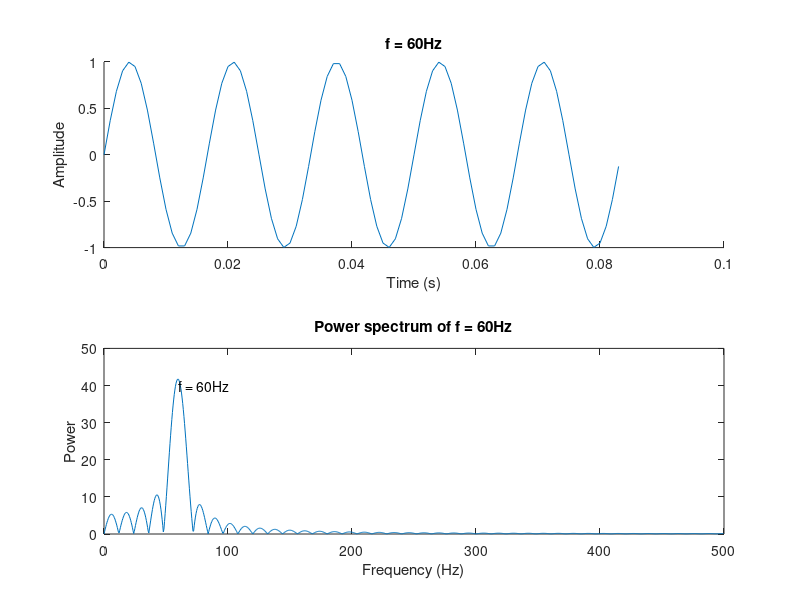
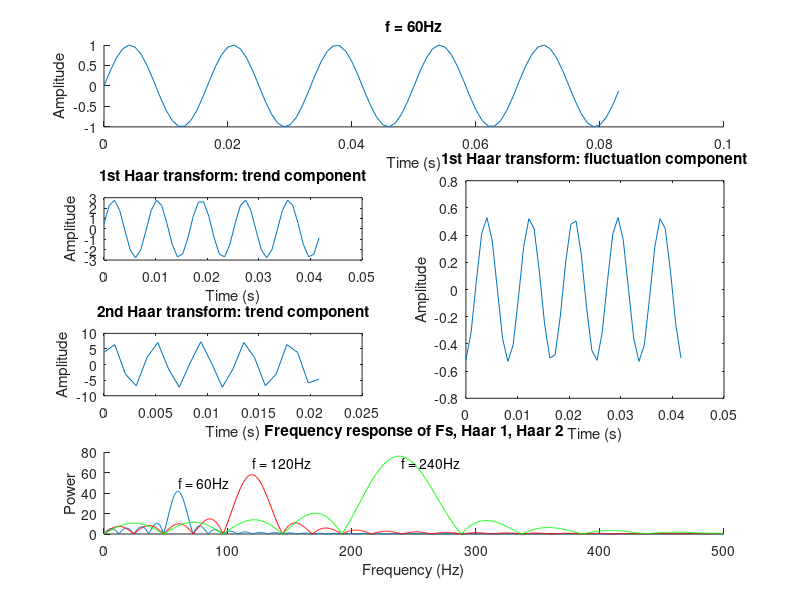

Write MATLAB code to recreate these figures, in order.
clear all;
close all;
clc;

Fs = 1000;         % Frecuencia de muestreo
f = 60;            % Onda seno de 5Hz
N = 5;
tmin = 0;
tmax = 1/f*N;
t = tmin:1/Fs:tmax;    % Vector de tiempo a 1 segundo
x = sin(2*pi*t*f); % Funcion
nfft = 2048;       % Tamano del FFT
X = fft(x, nfft);
X = X(1:nfft/2);
mx = abs(X);
ft = (0:nfft/2-1)*Fs/nfft;

% Haar transform
t2 = linspace(tmin,tmax/2,length(x)/2);
trend = linspace(tmin,tmax/2,length(x)/2);
j = 1;
for i=1:2:length(x)
  trend(j) = sqrt(2)*(x(i)+x(i+1)); % First iteration: Trend
  j = j+1;
end

TREND = fft(trend, nfft);
TREND = TREND(1:nfft/2);
mtrend = abs(TREND);

fluc = linspace(tmin,tmax/2,length(x)/2);
j = 1;
for i=1:2:length(x)
  fluc(j) = sqrt(2)*(x(i)-x(i+1));  % First iteration: Fluctuation
  j = j+1;
end

t3 = linspace(tmin,tmax/4,length(x)/4);
haar = linspace(tmin,tmax/4,length(x)/4);
j = 1;
for i=1:2:length(x)/2
  haar(j) = sqrt(2)*(trend(i)+trend(i+1));    % Second iteration: Haar transform
  j = j+1;
end

HAAR = fft(haar, nfft);
HAAR = HAAR(1:nfft/2);
mhaar = abs(HAAR);

figure(1);
subplot(211);
hold on;
plot(t,x);
title(['f = ', num2str(f), 'Hz']);
xlabel('Time (s)');
ylabel('Amplitude');
hold off;

subplot(212);
plot(ft, mx);
title(['Power spectrum of f = ', num2str(f), 'Hz']);
xlabel('Frequency (Hz)');
ylabel('Power');
text (60, 40, "f = 60Hz");

figure(2);
subplot(4,2,[1,2]);
hold on;
plot(t,x);
title(['f = ', num2str(f), 'Hz']);
xlabel('Time (s)');
ylabel('Amplitude');
hold off;

subplot(4,2,3);
plot(t2, trend);
title('1st Haar transform: trend component');
xlabel('Time (s)');
ylabel('Amplitude');

subplot(4,2,5);
plot(t3, haar);
title('2nd Haar transform: trend component');
xlabel('Time (s)');
ylabel('Amplitude');

subplot(4,2,[4,6]);
plot(t2, fluc);
title('1st Haar transform: fluctuation component');
xlabel('Time (s)');
ylabel('Amplitude');

subplot(4,2,[7,8]);
hold on;
plot(ft, mx);
plot(ft, mtrend, 'r');
plot(ft, mhaar, 'g');
title('Frequency response of Fs, Haar 1, Haar 2');
xlabel('Frequency (Hz)');
ylabel('Power');
text (60, 50, "f = 60Hz");
text (120, 70, "f = 120Hz");
text (240, 70, "f = 240Hz");
hold off;